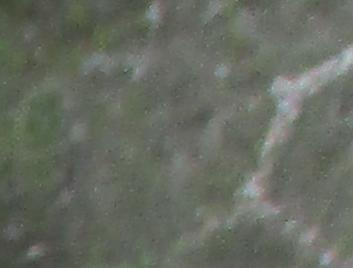
#> input picture 04_Dataset/00_Etiquetado/dataset/proc_imagenes/foreground_0.jpg, 353 x 268 px; its folder holds 2 pictures in this run
$ python resizeImage.py
#> lines starting #> are read from the running program, lines starting #| are printed output that depends on the picture
from os import listdir
from os.path import isfile, join
from PIL import Image

def ls(ruta="."):
    return [(join(ruta,arch)) for arch in listdir(ruta) if isfile(join(ruta,arch))]

def main():
    archivos = list()
    ruta = input("Ruta de los archivos a listar: ")
#> the answer given: ../../04_Dataset/00_Etiquetado/dataset/proc_imagenes
    archivos = ls(ruta)
    #print(archivos)
    for archivo in archivos:
        image = Image.open(archivo)
#> image is the input picture: PIL image 353x268 RGB; mean R, G, B 102, 106.8, 96.6
        image = image.resize((64,64))
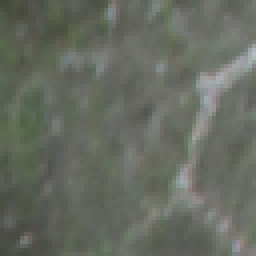
#> image: PIL image 64x64 RGB (shown 4 times larger); mean R, G, B 102, 106.8, 96.6
        image.save(archivo)
main()
